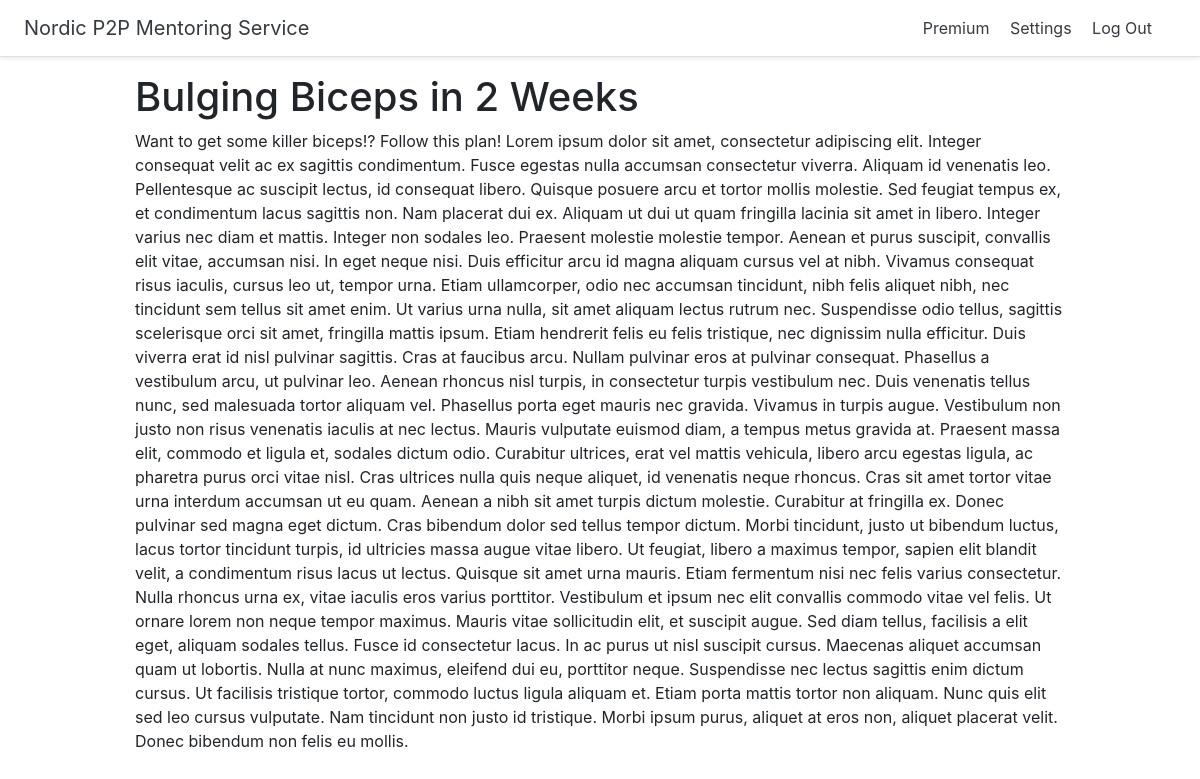
Screenshot of /plans/1 (signed in) with the database file from the repository.
### plans/models.py (models this page shows)
class FitnessPlan(models.Model):
    title = models.CharField(max_length=255)
    text = models.TextField()
    premium = models.BooleanField(default=True)

### plans/views.py (the view)
# urls.py: path('plans/<int:pk>', views.plan, name='plan'),
def plan(request,pk):
    plan = get_object_or_404(FitnessPlan, pk=pk)
    if plan.premium:
       if request.user.is_authenticated:
           try:
               if request.user.customer.membership:
                  return render(request, 'plans/plan.html', {'plan': plan})
           except Customer.DoesNotExist:
               return redirect('join')
       return redirect('join')
    else:
        return render(request, 'plans/plan.html', {'plan':plan})

### plans/templates/plans/plan.html
{% extends 'plans/base.html' %}
{% block content %}
<div class="container">
<h1>{{ plan.title}}</h1>
<p>{{ plan.text }}</p>
</div>
{% endblock %}

### plans/static/pricing.css (style rules this page uses)
html { font-size: 14px; }
@media (min-width: 768px) { html { font-size: 16px; } }
.container { max-width: 960px; }

### rows the page displays
FitnessPlan: title "Bulging Biceps in 2 Weeks", text "Want to get some killer biceps!? Follow this plan! Lorem ipsum dolor sit amet, consectetur adipiscing elit. Integer consequat velit ac ex sagittis condimentum. Fusce egestas nulla accumsan consectetur viverra. Aliquam id venenatis leo. Pellentesque ac suscipit lectus, id consequat libero. Quisque posuere arcu et tortor mollis molestie. Sed feugiat tempus ex, et condimentum lacus sagittis non. Nam placerat dui ex. Aliquam ut dui ut quam fringilla lacinia sit amet in libero. Integer varius nec diam et mattis. Integer non sodales leo. Praesent molestie molestie tempor. Aenean et purus suscipit, convallis elit vitae, accumsan nisi. In eget neque nisi. Duis efficitur arcu id magna aliquam cursus…"
